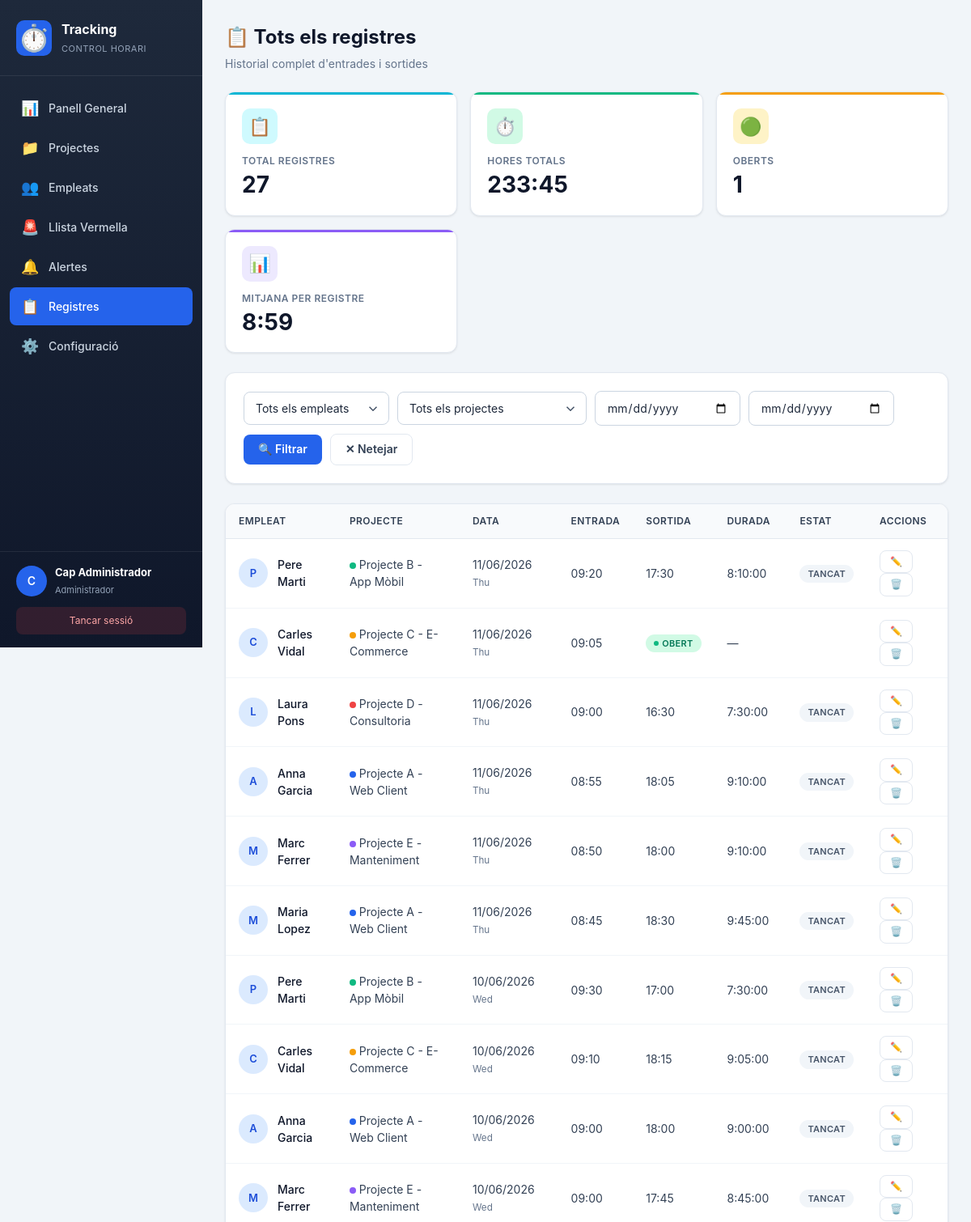
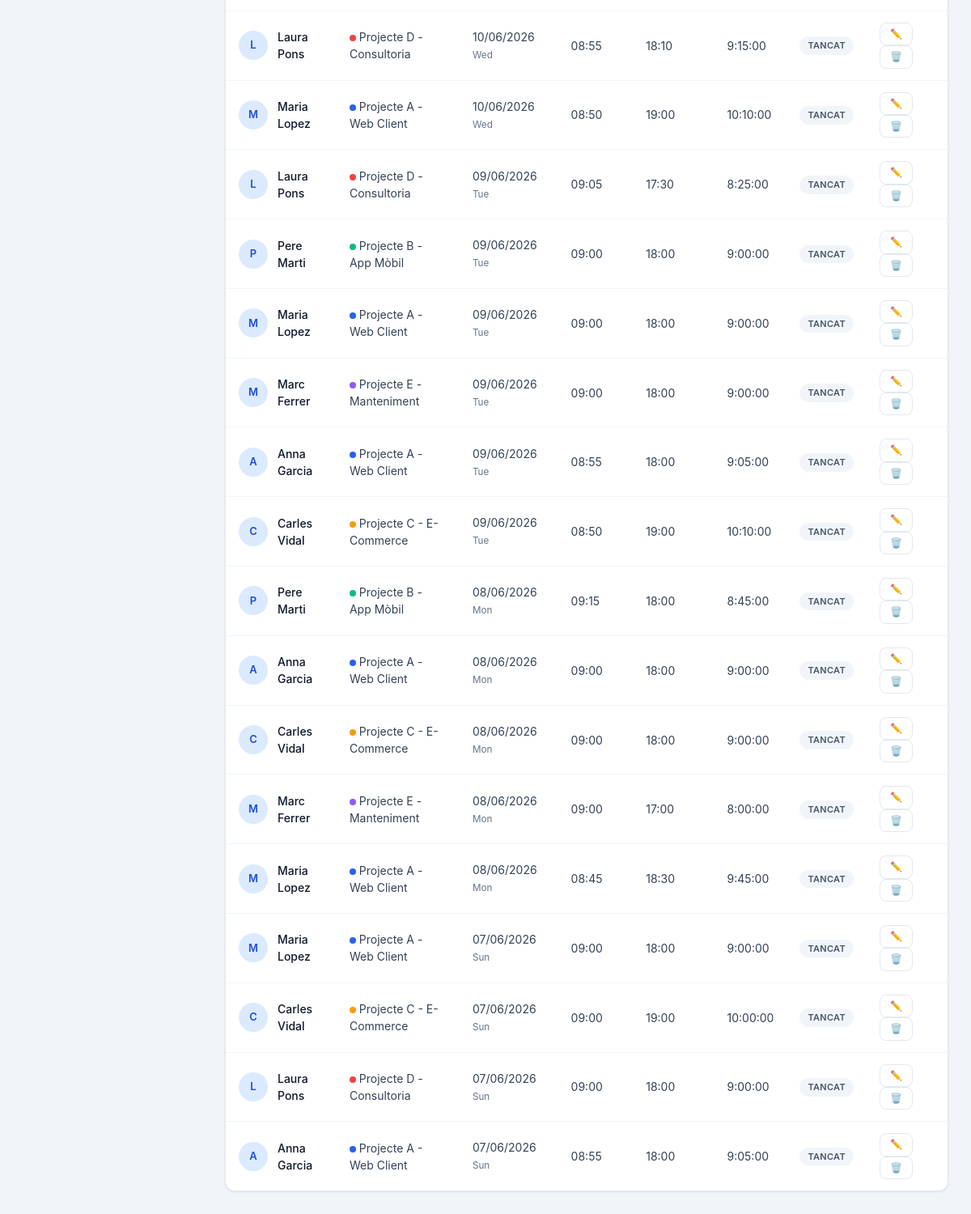
Screenshot of /registres.php (signed in) with the database file from the repository (2 pictures, top to bottom).
### tables this page shows
CREATE TABLE registres (
    id INT AUTO_INCREMENT PRIMARY KEY,
    usuari_id INT NOT NULL,
    projecte_id INT NOT NULL,
    entrada DATETIME NOT NULL,
    sortida DATETIME DEFAULT NULL,
    notes TEXT,
    INDEX idx_usuari_data (usuari_id, entrada),
    INDEX idx_projecte (projecte_id),
    INDEX idx_entrada (entrada),
    FOREIGN KEY (usuari_id) REFERENCES usuaris(id) ON DELETE CASCADE,
    FOREIGN KEY (projecte_id) REFERENCES projectes(id) ON DELETE CASCADE
);

CREATE TABLE usuaris (
    id INT AUTO_INCREMENT PRIMARY KEY,
    nom VARCHAR(100) NOT NULL,
    email VARCHAR(100) UNIQUE NOT NULL,
    contrasenya VARCHAR(255) NOT NULL,
    rol ENUM('empleat', 'admin') DEFAULT 'empleat',
    actiu TINYINT(1) DEFAULT 1,
    data_alta DATE DEFAULT (CURRENT_DATE)
);

CREATE TABLE projectes (
    id INT AUTO_INCREMENT PRIMARY KEY,
    nom VARCHAR(150) NOT NULL,
    client VARCHAR(150) DEFAULT NULL,
    descripcio TEXT,
    hores_pressupostades INT NOT NULL DEFAULT 0,
    color VARCHAR(7) DEFAULT '#2563eb',
    actiu TINYINT(1) DEFAULT 1,
    data_inici DATE DEFAULT NULL,
    data_fi DATE DEFAULT NULL
);

### includes/helpers.php (called while the page is built, shortened)
<?php
function e($v) { return htmlspecialchars($v ?? '', ENT_QUOTES, 'UTF-8'); }
function format_hores($decimal) {
    $h = floor($decimal);
    $m = round(($decimal - $h) * 60);
    return sprintf('%d:%02d', $h, $m);
}
function format_hores_total($decimal) {
    $h = floor($decimal);
    $m = round(($decimal - $h) * 60);
    return sprintf('%d:%02d', $h, $m);
}
function format_durada($segons) {
    $h = floor($segons / 3600);
    $m = floor(($segons % 3600) / 60);
    $s = $segons % 60;
    if ($h > 0) return sprintf('%d:%02d:%02d', $h, $m, $s);
    return sprintf('%d:%02d', $m, $s);
}

### registres.php (the view, shortened to what this page needs)
<?php
require_once 'includes/header.php';
require_once 'includes/helpers.php';
$filtre_des_de = $_GET['des_de'] ?? '';
$filtre_fins_a = $_GET['fins_a'] ?? '';
$where = [];
$params = [];
$where_sql = $where ? 'WHERE ' . implode(' AND ', $where) : '';
$stmt = $pdo->prepare("SELECT r.*, u.nom as usuari_nom, u.email, p.nom as projecte_nom, p.color as projecte_color
                       FROM registres r
                       JOIN usuaris u ON r.usuari_id = u.id
                       JOIN projectes p ON r.projecte_id = p.id
                       $where_sql
                       ORDER BY r.entrada DESC
                       LIMIT 300");
$stmt->execute($params);
$registres = $stmt->fetchAll();
$total_hores = 0;
foreach ($registres as $r) {
    if ($r['sortida']) {
        $total_hores += (strtotime($r['sortida']) - strtotime($r['entrada'])) / 3600;
    }
}
?>
<div class="page-header">
    <div>
        <h1>📋 Tots els registres</h1>
        <p>Historial complet d'entrades i sortides</p>
    </div>
</div>
<div class="kpi-grid">
    <div class="kpi-card info">
        <div class="kpi-icon">📋</div>
        <div class="kpi-label">Total registres</div>
        <div class="kpi-value"><?php echo count($registres); ?></div>
    </div>
    <div class="kpi-card success">
        <div class="kpi-icon">⏱️</div>
        <div class="kpi-label">Hores totals</div>
        <div class="kpi-value"><?php echo format_hores_total($total_hores); ?></div>
    </div>
    <div class="kpi-card warning">
        <div class="kpi-icon">🟢</div>
        <div class="kpi-label">Oberts</div>
        <div class="kpi-value"><?php echo count(array_filter($registres, fn($r) => !$r['sortida'])); ?></div>
    </div>
    <div class="kpi-card purple">
        <div class="kpi-icon">📊</div>
        <div class="kpi-label">Mitjana per registre</div>
        <div class="kpi-value">
            <?php
            $tancats = array_filter($registres, fn($r) => $r['sortida']);
            $mitjana = count($tancats) > 0 ? $total_hores / count($tancats) : 0;
            echo format_hores($mitjana);
            ?>
        </div>
    </div>
</div>
<div class="card mb-3">
    <div class="card-body">
        <form method="GET" class="filter-bar" style="margin:0;">
            <select name="usuari" class="form-control">
                <option value="">Tots els empleats</option>
            </select>
            <select name="projecte" class="form-control">
                <option value="">Tots els projectes</option>
            </select>
            <input type="date" name="des_de" class="form-control" value="<?php echo e($filtre_des_de); ?>" placeholder="Des de">
            <input type="date" name="fins_a" class="form-control" value="<?php echo e($filtre_fins_a); ?>" placeholder="Fins a">
            <button type="submit" class="btn btn-primary">🔍 Filtrar</button>
            <a href="registres.php" class="btn btn-ghost">✕ Netejar</a>
        </form>
    </div>
</div>
<div class="card">
    <div class="card-body no-pad">
        <div class="table-responsive">
            <table class="table">
                <thead>
                    <tr>
                        <th>Empleat</th>
                        <th>Projecte</th>
                        <th>Data</th>
                        <th>Entrada</th>
                        <th>Sortida</th>
                        <th>Durada</th>
                        <th>Estat</th>
                        <th>Accions</th>
                    </tr>
                </thead>
                <tbody>
                    <?php foreach($registres as $r):
                        $ent = strtotime($r['entrada']);
                        $sort = $r['sortida'] ? strtotime($r['sortida']) : null;
                        $dur = $sort ? ($sort - $ent) : 0;
                    ?>
                    <tr>
                        <td>
                            <div class="employee-row">
                                <div class="avatar"><?php echo strtoupper(substr($r['usuari_nom'], 0, 1)); ?></div>
                                <div class="employee-name"><?php echo e($r['usuari_nom']); ?></div>
                            </div>
                        </td>
                        <td>
                            <span class="badge-dot" style="background:<?php echo e($r['projecte_color']); ?>;"></span>
                            <?php echo e($r['projecte_nom']); ?>
                        </td>
                        <td><?php echo date('d/m/Y', $ent); ?> <small class="text-muted"><?php echo date('D', $ent); ?></small></td>
                        <td><?php echo date('H:i', $ent); ?></td>
                        <td>
                            <?php if ($sort): ?>
                                <?php echo date('H:i', $sort); ?>
                            <?php else: ?>
                                <span class="badge badge-success"><span class="pulse" style="width:6px;height:6px;"></span> Obert</span>
                            <?php endif; ?>
                        </td>
                        <td><?php echo $dur ? format_durada($dur) : '—'; ?></td>
                        <td>
                            <?php if ($sort): ?>
                                <span class="badge badge-gray">Tancat</span>
                            <?php endif; ?>
                        </td>
                        <td>
                            <button class="btn btn-ghost btn-sm" onclick='editarRegistre(<?php echo json_encode($r, JSON_HEX_APOS); ?>)'>✏️</button>
                            <form method="POST" style="display:inline;" onsubmit="return confirm('Eliminar aquest registre?')">
                                <button class="btn btn-ghost btn-sm" type="submit">🗑️</button>
                            </form>
                        </td>
                    </tr>
                    <?php endforeach; ?>
                </tbody>
            </table>
        </div>
    </div>
</div>
<?php require_once 'includes/footer.php'; ?>

### rows the page displays
registres: usuari.nom "P", usuari.nom "Pere Marti", projecte.nom "Projecte B - App Mòbil", entrada "11/06/2026", entrada "Thu", entrada "09:20", sortida "17:30", format_durada($dur) "8:10:00", shows "TANCAT"
registres: usuari.nom "C", usuari.nom "Carles Vidal", projecte.nom "Projecte C - E-Commerce", entrada "11/06/2026", entrada "Thu", entrada "09:05", shows "OBERT"
registres: usuari.nom "L", usuari.nom "Laura Pons", projecte.nom "Projecte D - Consultoria", entrada "11/06/2026", entrada "Thu", entrada "09:00", sortida "16:30", format_durada($dur) "7:30:00", shows "TANCAT"
registres: usuari.nom "A", usuari.nom "Anna Garcia", projecte.nom "Projecte A - Web Client", entrada "11/06/2026", entrada "Thu", entrada "08:55", sortida "18:05", format_durada($dur) "9:10:00", shows "TANCAT"
registres: usuari.nom "M", usuari.nom "Marc Ferrer", projecte.nom "Projecte E - Manteniment", entrada "11/06/2026", entrada "Thu", entrada "08:50", sortida "18:00", format_durada($dur) "9:10:00", shows "TANCAT"
registres: usuari.nom "M", usuari.nom "Maria Lopez", projecte.nom "Projecte A - Web Client", entrada "11/06/2026", entrada "Thu", entrada "08:45", sortida "18:30", format_durada($dur) "9:45:00", shows "TANCAT"
registres: usuari.nom "P", usuari.nom "Pere Marti", projecte.nom "Projecte B - App Mòbil", entrada "10/06/2026", entrada "Wed", entrada "09:30", sortida "17:00", format_durada($dur) "7:30:00", shows "TANCAT"
registres: usuari.nom "C", usuari.nom "Carles Vidal", projecte.nom "Projecte C - E-Commerce", entrada "10/06/2026", entrada "Wed", entrada "09:10", sortida "18:15", format_durada($dur) "9:05:00", shows "TANCAT"
registres: usuari.nom "A", usuari.nom "Anna Garcia", projecte.nom "Projecte A - Web Client", entrada "10/06/2026", entrada "Wed", entrada "09:00", sortida "18:00", format_durada($dur) "9:00:00", shows "TANCAT"
registres: usuari.nom "M", usuari.nom "Marc Ferrer", projecte.nom "Projecte E - Manteniment", entrada "10/06/2026", entrada "Wed", entrada "09:00", sortida "17:45", format_durada($dur) "8:45:00", shows "TANCAT"
registres: usuari.nom "L", usuari.nom "Laura Pons", projecte.nom "Projecte D - Consultoria", entrada "10/06/2026", entrada "Wed", entrada "08:55", sortida "18:10", format_durada($dur) "9:15:00", shows "TANCAT"
registres: usuari.nom "M", usuari.nom "Maria Lopez", projecte.nom "Projecte A - Web Client", entrada "10/06/2026", entrada "Wed", entrada "08:50", sortida "19:00", format_durada($dur) "10:10:00", shows "TANCAT"
registres: usuari.nom "L", usuari.nom "Laura Pons", projecte.nom "Projecte D - Consultoria", entrada "09/06/2026", entrada "Tue", entrada "09:05", sortida "17:30", format_durada($dur) "8:25:00", shows "TANCAT"
registres: usuari.nom "P", usuari.nom "Pere Marti", projecte.nom "Projecte B - App Mòbil", entrada "09/06/2026", entrada "Tue", entrada "09:00", sortida "18:00", format_durada($dur) "9:00:00", shows "TANCAT"
registres: usuari.nom "M", usuari.nom "Maria Lopez", projecte.nom "Projecte A - Web Client", entrada "09/06/2026", entrada "Tue", entrada "09:00", sortida "18:00", format_durada($dur) "9:00:00", shows "TANCAT"
registres: usuari.nom "M", usuari.nom "Marc Ferrer", projecte.nom "Projecte E - Manteniment", entrada "09/06/2026", entrada "Tue", entrada "09:00", sortida "18:00", format_durada($dur) "9:00:00", shows "TANCAT"
registres: usuari.nom "A", usuari.nom "Anna Garcia", projecte.nom "Projecte A - Web Client", entrada "09/06/2026", entrada "Tue", entrada "08:55", sortida "18:00", format_durada($dur) "9:05:00", shows "TANCAT"
registres: usuari.nom "C", usuari.nom "Carles Vidal", projecte.nom "Projecte C - E-Commerce", entrada "09/06/2026", entrada "Tue", entrada "08:50", sortida "19:00", format_durada($dur) "10:10:00", shows "TANCAT"
registres: usuari.nom "P", usuari.nom "Pere Marti", projecte.nom "Projecte B - App Mòbil", entrada "08/06/2026", entrada "Mon", entrada "09:15", sortida "18:00", format_durada($dur) "8:45:00", shows "TANCAT"
registres: usuari.nom "A", usuari.nom "Anna Garcia", projecte.nom "Projecte A - Web Client", entrada "08/06/2026", entrada "Mon", entrada "09:00", sortida "18:00", format_durada($dur) "9:00:00", shows "TANCAT"
registres: usuari.nom "C", usuari.nom "Carles Vidal", projecte.nom "Projecte C - E-Commerce", entrada "08/06/2026", entrada "Mon", entrada "09:00", sortida "18:00", format_durada($dur) "9:00:00", shows "TANCAT"
registres: usuari.nom "M", usuari.nom "Marc Ferrer", projecte.nom "Projecte E - Manteniment", entrada "08/06/2026", entrada "Mon", entrada "09:00", sortida "17:00", format_durada($dur) "8:00:00", shows "TANCAT"
registres: usuari.nom "M", usuari.nom "Maria Lopez", projecte.nom "Projecte A - Web Client", entrada "08/06/2026", entrada "Mon", entrada "08:45", sortida "18:30", format_durada($dur) "9:45:00", shows "TANCAT"
registres: usuari.nom "M", usuari.nom "Maria Lopez", projecte.nom "Projecte A - Web Client", entrada "07/06/2026", entrada "Sun", entrada "09:00", sortida "18:00", format_durada($dur) "9:00:00", shows "TANCAT"
registres: usuari.nom "C", usuari.nom "Carles Vidal", projecte.nom "Projecte C - E-Commerce", entrada "07/06/2026", entrada "Sun", entrada "09:00", sortida "19:00", format_durada($dur) "10:00:00", shows "TANCAT"
registres: usuari.nom "L", usuari.nom "Laura Pons", projecte.nom "Projecte D - Consultoria", entrada "07/06/2026", entrada "Sun", entrada "09:00", sortida "18:00", format_durada($dur) "9:00:00", shows "TANCAT"
registres: usuari.nom "A", usuari.nom "Anna Garcia", projecte.nom "Projecte A - Web Client", entrada "07/06/2026", entrada "Sun", entrada "08:55", sortida "18:00", format_durada($dur) "9:05:00", shows "TANCAT"

### other values shown
substr($_SESSION['user_nom'], 0, 1) "C"
$_SESSION['user_nom'] "Cap Administrador"
count($registres) "27"
format_hores_total($total_hores) "233:45"
count(array_filter($registres, fn($r) => !$r['sortida'])) "1"
format_hores($mitjana) "8:59"
